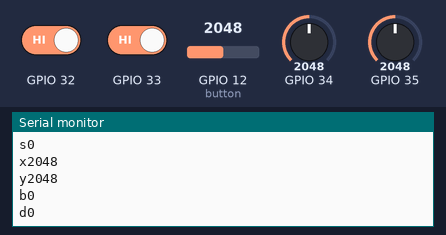
The sketch below on a simulated ESP32. Shown: the last lines printed to the serial monitor. The test bench sets the inputs (shaded band); at power-on: GPIO 34 = 2048, GPIO 35 = 2048, GPIO 12 (button) = 2048, GPIO 32 HIGH, GPIO 33 HIGH.

Above: at 1.2 s.
1.3 s: GPIO 34 set to 2866
At 1.9 s:
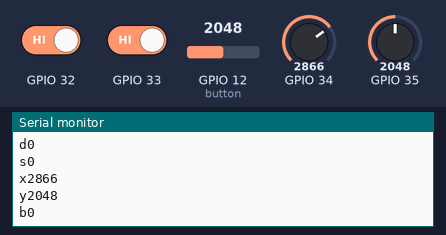
2.8 s: GPIO 35 set to 2866
At 3.7 s:
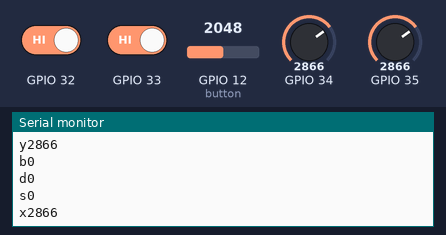
4.3 s: GPIO 12 (button) set to 0
At 5.4 s:
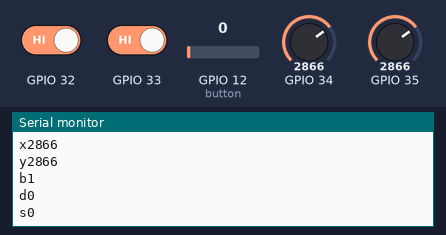
5.8 s: GPIO 32 driven LOW
7.3 s: GPIO 33 driven LOW
8.8 s: GPIO 34 set to 3603
At 9.8 s:
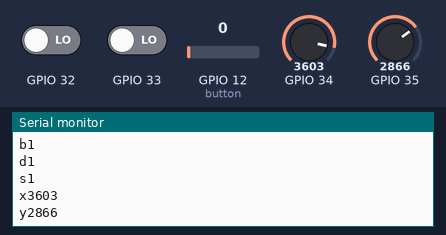
Timing chart, 0 to 11.3 s (numbered marks = the images above; inputs shaded):
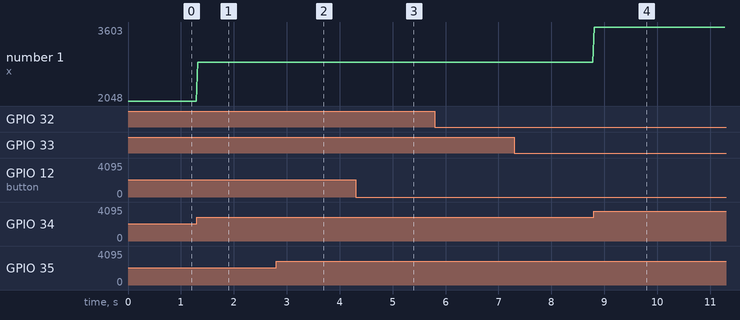

The sketch:

synth_control.ino
```cpp
int xVal = 0; //joystick x value
int yVal = 0; //joystick y value
int buttonState = 0; //joystick buttonstate
int grnBState = 0; //green button state
int swtchState = 0; //switch state
void setup() {

  Serial.begin(9600); //open serial port
  pinMode(32, INPUT);
  pinMode(33, INPUT);

}

void loop() {
  if(analogRead(12) == 0) { //joystick button was being weird & digital read was not working for it so I set up this to generally tell if it is pressed
    buttonState = 1;
  } else {
    buttonState = 0;
  }
  if(digitalRead(32) == 0) {
    grnBState = 1;
  } else {
    grnBState = 0;
  }
    if(digitalRead(33) == 0) {
    swtchState = 1;
  } else {
    swtchState = 0;
  }
  xVal = analogRead(34);
  yVal = analogRead(35);
  Serial.printf("x%d\r\ny%d\r\nb%d\r\nd%d\r\ns%d\r\n", xVal, yVal, buttonState, grnBState, swtchState);

}
```

Measured:
- after the input at 1.3 s, the serial monitor: prints a new line at once (image 1)
- after the input at 2.8 s, the serial monitor: prints a new line at once (image 2)
- after the input at 4.3 s, the serial monitor: prints a new line at once (image 3)
- after the input at 8.8 s, the serial monitor: prints a new line at once (image 4)
- plotted number 1: 2048 → 2866 after the input at 1.3 s, 2866 → 3603 after the input at 8.8 s
